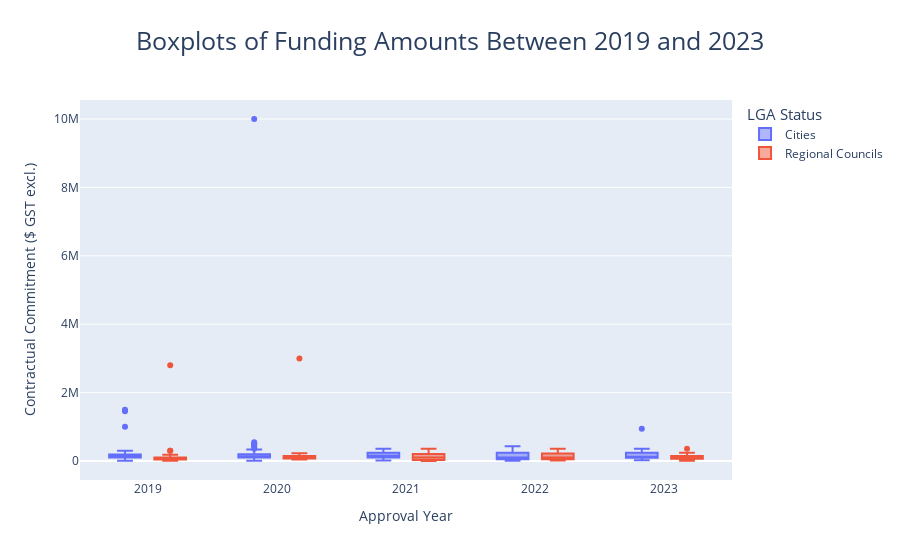

Write notebook code for a chart like this one.
### Markdown cell above
## **Visualisation 2**
Considering that the presence of large outliers is known, using box plots provide informative visualiation of the distribuiton of the grants as outliers won't impact the median as much as the mean. This is also being split over multiple years to highlight any trends in the outliers.

### Code cell
# Set up Boxplot
part_b_boxes1 = px.box(cleaned_df.reset_index(), 
                       x = "Approval Year", 
                       y="Contractual Commitment ($ GST excl.)", 
                       color = "LGA Status",
                       hover_name = "Program Name",
                       hover_data = ["Recipient Name", "Investment/Project Title"],
                       title = "Boxplots of Funding Amounts Between 2019 and 2023")

part_b_boxes1.update_layout(
    title_font_size=25,
    title_x=0.5,
    legend_title_font_size=15,
    height=500
)

### Figure 1 — Plotly figure (JSON) as saved in the notebook; plotly's stock layout.template omitted (floating-point values rounded to 4 significant figures; data arrays with more than 128 entries replaced by an {"elided": "..."} marker saying what was removed)
{"data": [{"alignmentgroup": "True", "customdata": {"elided": "297x2 str values"}, "hovertemplate": "<b>%{hovertext}</b><br><br>LGA Status=Cities<br>Approval Year=%{x}<br>Contractual Commitment ($ GST excl.)=%{y}<br>Recipient Name=%{customdata[0]}<br>Investment/Project Title=%{customdata[1]}<extra></extra>", "hovertext": {"elided": "297 str values"}, "legendgroup": "Cities", "marker": {"color": "#636efa"}, "name": "Cities", "notched": false, "offsetgroup": "Cities", "orientation": "v", "showlegend": true, "type": "box", "x": {"elided": "297 int values"}, "x0": " ", "xaxis": "x", "y": {"elided": "297 int values"}, "y0": " ", "yaxis": "y"}, {"alignmentgroup": "True", "customdata": {"elided": "97x2 str values"}, "hovertemplate": "<b>%{hovertext}</b><br><br>LGA Status=Regional Councils<br>Approval Year=%{x}<br>Contractual Commitment ($ GST excl.)=%{y}<br>Recipient Name=%{customdata[0]}<br>Investment/Project Title=%{customdata[1]}<extra></extra>", "hovertext": ["Regional Startup Hubs Support Program", "Regional Startup Hubs Support Program", "Regional Startup Hubs Support Program", "Regional Startup Hubs Support Program", "Regional Startup Hubs Support Program", "Regional Startup Hubs Support Program", "Regional Startup Hubs Support Program", "Rockhampton Technology and Innovation Centre", "Regional Startup Hubs Support Program", "Regional Startup Hubs Support Program", "Industry Research Fellowships", "Industry Research Fellowships", "Industry Research Fellowships", "Industry Research Fellowships", "Industry Research Fellowships", "Aboriginal and Torres Strait Islander PhD Scholarships", "Hot DesQ", "Hot DesQ", "Hot DesQ", "Ignite Ideas Fund", "Ignite Ideas Fund", "Ignite Ideas Fund", "Ignite Ideas Fund", "Ignite Ideas Fund", "Ignite Ideas Fund", "Ignite Ideas Fund", "Ignite Ideas Fund", "Regional Startup Hubs Support Program", "Regional Startup Hubs Support Program", "Regional Startup Hubs Support Program", "Regional Startup Hubs Support Program", "Startup Gladstone - EarlyPreneur Programme", "Sunramp Accelerator Program", "Regional Network Fund", "Regional Network Fund", "Queensland Connects", "Industry Research Fellowships", "Industry Research Fellowships", "Industry Research Fellowships", "Ignite Ideas Fund", "Ignite Ideas Fund", "Ignite Ideas Fund", "Ignite Ideas Fund", "Ignite Ideas Fund", "Deadly Innovation", "Advancing Regional Innovation Program", "Advancing Regional Innovation Program", "Agtech and Logistics Hub", "Open Innovation Challenge", "Queensland Connects", "Queensland Connects", "Ignite Ideas Fund", "Regional Futures - ED PUQRSIN", "Ignite Ideas Fund", "Industry Research Fellowships", "Industry Research Fellowships", "Industry Research Fellowships", "Industry Research Fellowships", "Regional Futures - ED PUQRSIN", "Regional Futures - ED PUQRSIN", "Regional Futures - Events and Activations", "Regional Futures - Events and Activations", "Regional Futures - Events and Activations", "Ignite Ideas Fund", "Ignite Ideas Fund", "Ignite Ideas Fund", "Ignite Ideas Fund", "Ignite Ideas Fund", "Deadly Innovation", "Regional Futures - ED Qld Con Teams", "Regional Futures - ED Qld Con Teams", "Regional Futures - ED Qld Con Teams", "Regional Network Fund", "Regional Futures - Events and Activations", "Regional Futures - ED TFN Cluster", "Regional Futures - Events and Activations", "Industry Research Fellowships", "Industry Research Fellowships", "Industry Research Fellowships", "Ignite Ideas Fund", "Ignite Ideas Fund", "Regional Futures - Collaborative Projects", "Regional Futures - Collaborative Projects", "Regional Futures - Collaborative Projects", "Regional Futures - Ecosystem Development", "Regional Futures - Events and Activations", "Ignite Ideas Fund", "Ignite Ideas Fund", "Ignite Ideas Fund", "Regional Futures - Collaborative Projects", "Female Founders Program", "Female Founders Program", "Female Founders Program", "Industry Research Fellowships", "Industry Research Fellowships", "Female Founders Program", "Female Founders Program"], "legendgroup": "Regional Councils", "marker": {"color": "#EF553B"}, "name": "Regional Councils", "notched": false, "offsetgroup": "Regional Councils", "orientation": "v", "showlegend": true, "type": "box", "x": [2019, 2019, 2019, 2019, 2019, 2019, 2019, 2019, 2019, 2019, 2019, 2019, 2019, 2019, 2019, 2019, 2019, 2019, 2019, 2019, 2019, 2019, 2019, 2019, 2019, 2019, 2019, 2019, 2019, 2019, 2019, 2019, 2020, 2020, 2020, 2020, 2020, 2020, 2020, 2020, 2020, 2020, 2020, 2020, 2020, 2020, 2020, 2020, 2020, 2020, 2020, 2021, 2021, 2021, 2021, 2021, 2021, 2021, 2021, 2021, 2021, 2021, 2021, 2021, 2021, 2021, 2021, 2021, 2021, 2021, 2021, 2021, 2021, 2022, 2022, 2022, 2022, 2022, 2022, 2022, 2022, 2022, 2022, 2022, 2022, 2023, 2023, 2023, 2023, 2023, 2023, 2023, 2023, 2023, 2023, 2023, 2023], "x0": " ", "xaxis": "x", "y": [75000, 75000, 75000, 43750, 21347, 75000, 75000, 2800000, 7500, 7500, 82440, 300000, 300000, 180000, 80000, 107084, 8000, 6000, 6000, 100000, 100000, 100000, 100000, 99500, 90000, 99462, 100000, 75000, 7500, 40290, 75000, 60000, 160000, 75000, 75000, 52668, 150000, 86952, 90000, 150000, 200000, 100000, 100000, 100000, 70000, 230000, 45000, 3000000, 74000, 96190, 100000, 150000, 203750, 100000, 360000, 240000, 160000, 240000, 203750, 203750, 680, 20000, 5000, 100000, 100000, 92400, 99560, 100000, 100000, 30000, 30000, 21726, 25108, 15250, 37500, 22000, 240000, 360000, 240000, 100000, 100000, 199676, 100000, 60000, 200000, 10000, 100000, 100000, 100000, 200000, 36960, 36650, 90000, 360000, 240000, 100000, 99944], "y0": " ", "yaxis": "y"}], "layout": {"autosize": true, "boxmode": "group", "legend": {"title": {"font": {"size": 15}, "text": "LGA Status"}, "tracegroupgap": 0}, "title": {"font": {"size": 25}, "text": "Boxplots of Funding Amounts Between 2019 and 2023", "x": 0.5}, "xaxis": {"anchor": "y", "autorange": true, "domain": [0, 1], "range": [2018.0, 2024.0], "title": {"text": "Approval Year"}, "type": "linear"}, "yaxis": {"anchor": "x", "autorange": true, "domain": [0, 1], "range": [-554800.0, 10560000.0], "title": {"text": "Contractual Commitment ($ GST excl.)"}, "type": "linear"}}}
